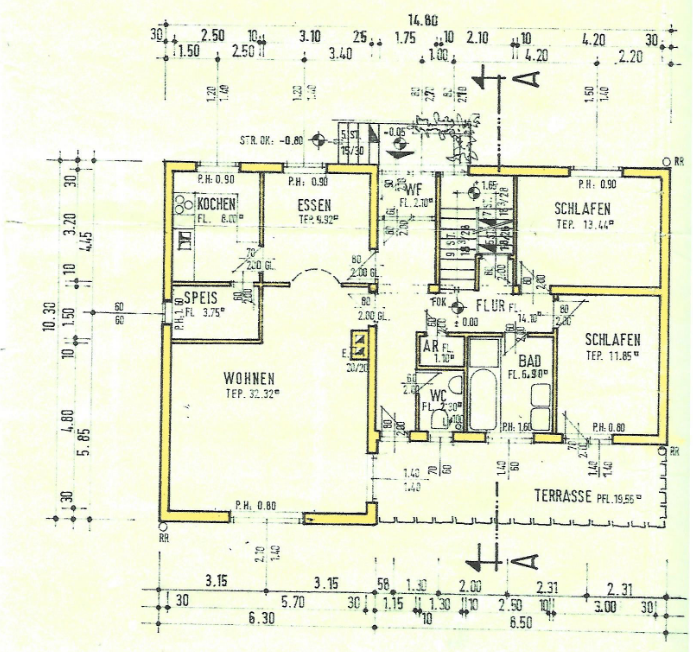
#> input picture training_images/floor_plan/001.PNG, 693 x 652 px
$ python -i imageCleaner.py   (imports and definitions only)   (older library calls are emulated)
#> lines starting #> are read from the running program, lines starting #| are printed output that depends on the picture
#> further down, picture is the input picture: shape (652, 693, 3); mean B, G, R 217.8, 238.3, 235.2
""" Methods for Loading and Processing Images

"""
import os.path
import cv2
import numpy as np

WINDOW_WIDTH = 1300     # taken from pFlowGRID/main.py
WINDOW_HEIGHT = 610     # taken from pFlowGRID/main.py
MIN_GRAY_VALUE = 0
MAX_GRAY_VALUE = 255


##########
# CHECKS #
##########

# [203 lines left out: functions __check_rgb_values, __check_threshold, __check_height, __check_width, load_image, show_image and 4 more, not called in this run]


####################
# POINT OPERATIONS #
####################
"""
Homogeneous point operations are independent of pixel coordinate.
Non-homogeneous point operations depend on pixel coordinate.
"""


# [20 lines left out: function transform_file_into_grayscale_image, not called in this run]


def transform_colored_into_grayscale_image(image):
    """Homogeneous point operation: Changes a color image into a grayscale-image and overwrites the variable image.

    :param image: image
    :return: image
    """
    return cv2.cvtColor(image, cv2.COLOR_RGB2GRAY)
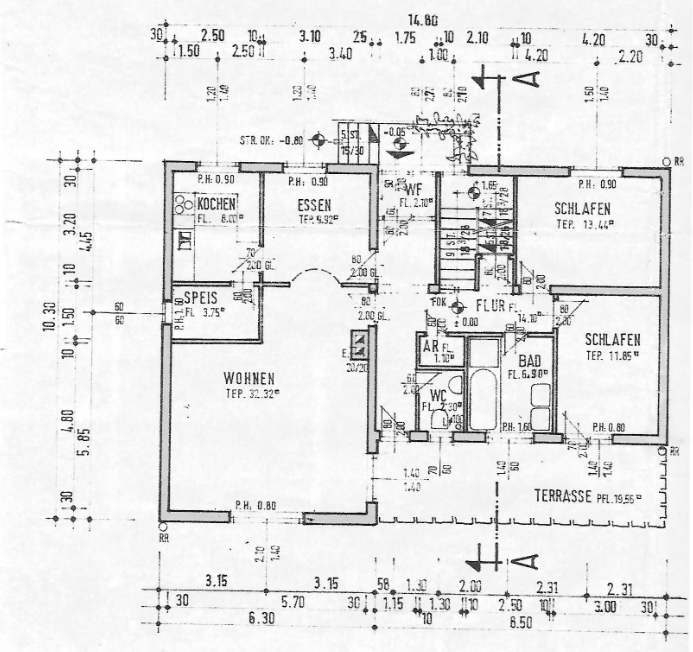
#> returned value: shape (652, 693); min 3, max 255, mean 231.8


# [108 lines left out: functions apply_simple_threshold, apply_adaptive_threshold, invert_image, change_color_in_area, change_color_in_pixel, not called in this run]


###########
# FILTERS #
###########
"""
A filter smooths the image by adding a blur to it.
One reason for using a filter is if the image contains a lot of noise because
applying the filter reduces the noises in the image.
Filters are also used to find edges.

The parameter ksize is an abbreviation for kernel size which is often used in the blurring methods.
The kernel size specifies how many pixel-rows and pixel-columns the kernel is large.
A kernel is a small matrix which is drawn over the image step by step.
The hot spot is the middle pixel of the kernel.
"""


# [92 lines left out: functions apply_gaussian_blur, apply_average_blur, apply_median_blur, apply_bilateral_blur, apply_edge_preserving_filter, apply_laplacian, not called in this run]


def apply_sobel(image):
    """Edge Filter

    Further Information: https://docs.opencv.org/3.4/d2/d2c/tutorial_sobel_derivatives.html
    :param image: image
    :return:image
    """
    if len(image.shape) != 2:
        transform_colored_into_grayscale_image(image)

    sobel_x = cv2.Sobel(src=image, ddepth=cv2.CV_64F, dx=1, dy=0)
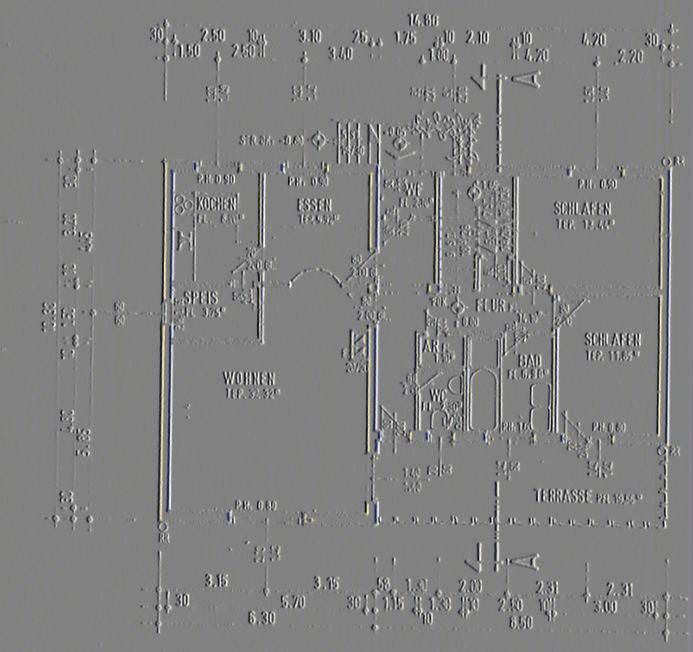
#> sobel_x: shape (652, 693, 3) float64; mean B, G, R 0, 0, 0; drawn with min black and max white
    sobel_y = cv2.Sobel(src=image, ddepth=cv2.CV_64F, dx=0, dy=1)
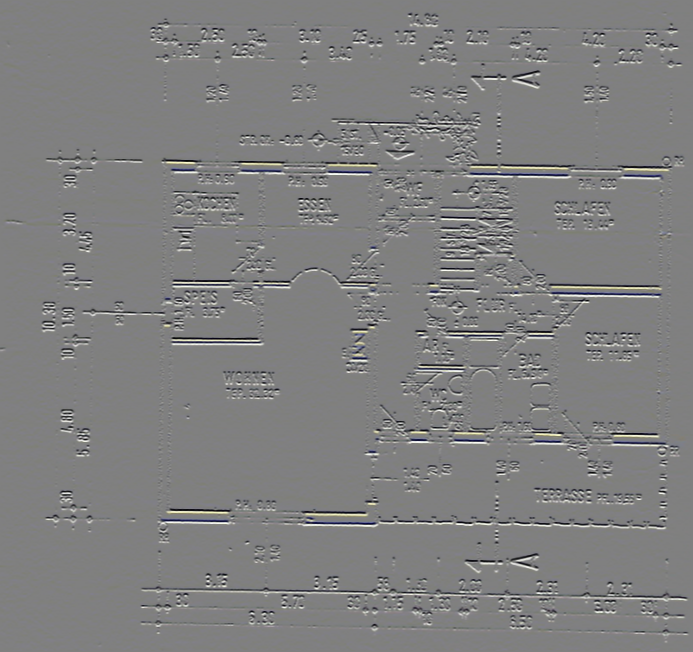
#> sobel_y: shape (652, 693, 3) float64; mean B, G, R 0.1, 0, 0; drawn with min black and max white
    combined_sobel = cv2.bitwise_or(sobel_x, sobel_y)
#> combined_sobel: shape (652, 693, 3) float64; 13.09% of the values are NaN or infinite; the others: min -130944, max 130944, mean -895.8
    return combined_sobel


# [21 lines left out: function apply_closing, not called in this run]


#############
# DETECTORS #
#############
""" A detector has the task of finding characteristic features or distinctive points in an image.
Predefined methods or sets of commands are used for this purpose.

"""


# [38 lines left out: functions apply_canny_detector, apply_harris_detector, not called in this run]

>>> import cv2
>>> picture = cv2.imread('training_images/floor_plan/001.PNG')
>>> result = apply_sobel(picture)

$ run again, on training_images/floor_plan/002.PNG
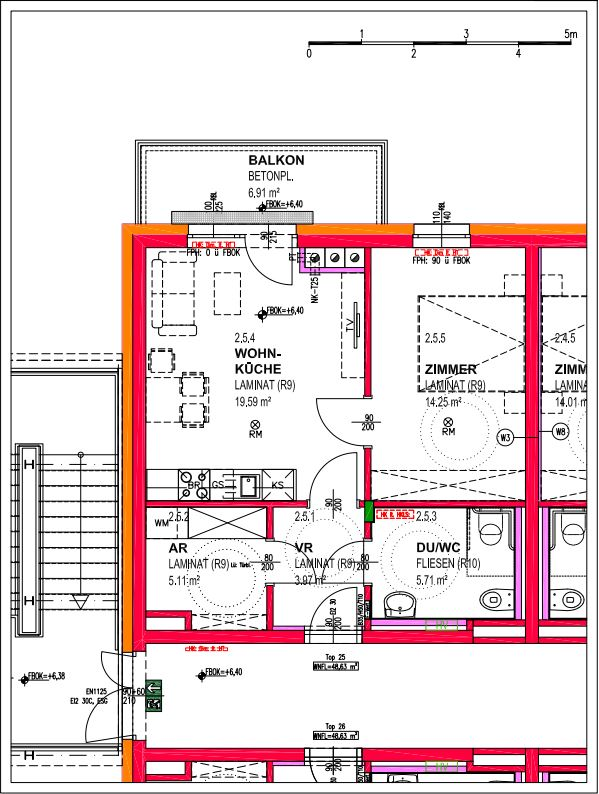
#> input picture training_images/floor_plan/002.PNG, 599 x 794 px
#> picture is the input picture: shape (794, 599, 3); mean B, G, R 218.1, 216, 232.3
#> in apply_sobel, `sobel_x = cv2.Sobel(src=image, ddepth=cv2.CV_64F, dx=1, dy=0)`:
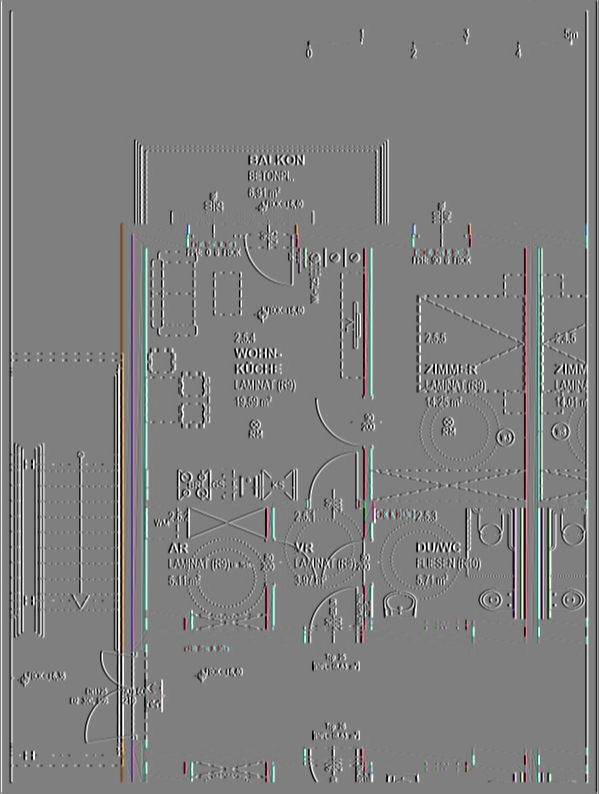
#> sobel_x: shape (794, 599, 3) float64; mean B, G, R 0.4, 0.4, 0.4; drawn with min black and max white
#> in apply_sobel, `sobel_y = cv2.Sobel(src=image, ddepth=cv2.CV_64F, dx=0, dy=1)`:
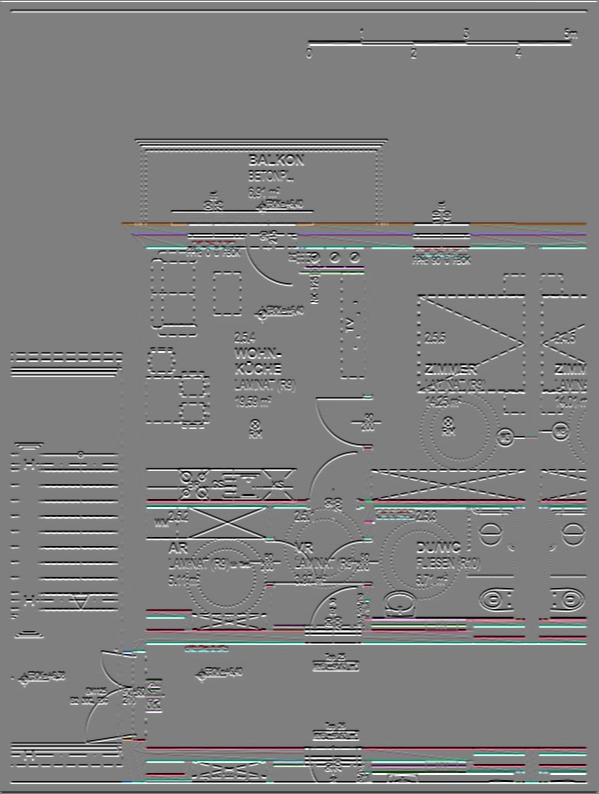
#> sobel_y: shape (794, 599, 3) float64; mean B, G, R 0, 0, 0; drawn with min black and max white
#> combined_sobel: shape (794, 599, 3) float64; 3.38% of the values are NaN or infinite; the others: min -130944, max 130944, mean -1182.3

$ run again, on training_images/floor_plan/003.PNG
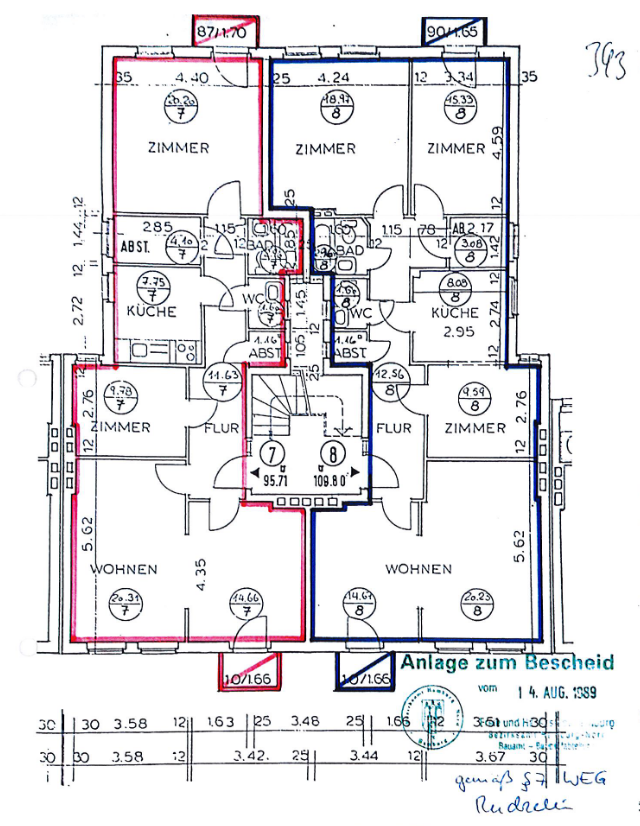
#> input picture training_images/floor_plan/003.PNG, 640 x 826 px
#> picture is the input picture: shape (826, 640, 3); mean B, G, R 231.9, 229, 230.3
#> in apply_sobel, `sobel_x = cv2.Sobel(src=image, ddepth=cv2.CV_64F, dx=1, dy=0)`:
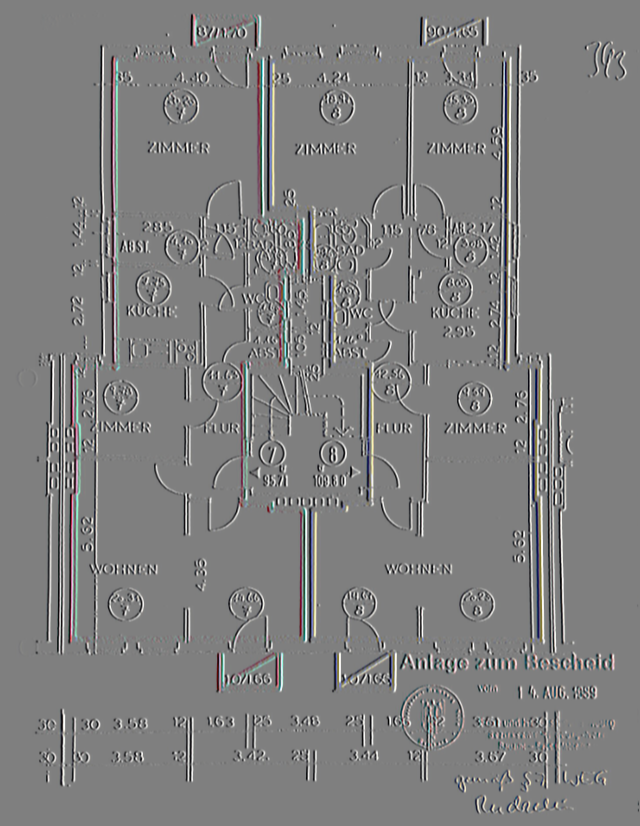
#> sobel_x: shape (826, 640, 3) float64; mean B, G, R 0, 0, 0; drawn with min black and max white
#> in apply_sobel, `sobel_y = cv2.Sobel(src=image, ddepth=cv2.CV_64F, dx=0, dy=1)`:
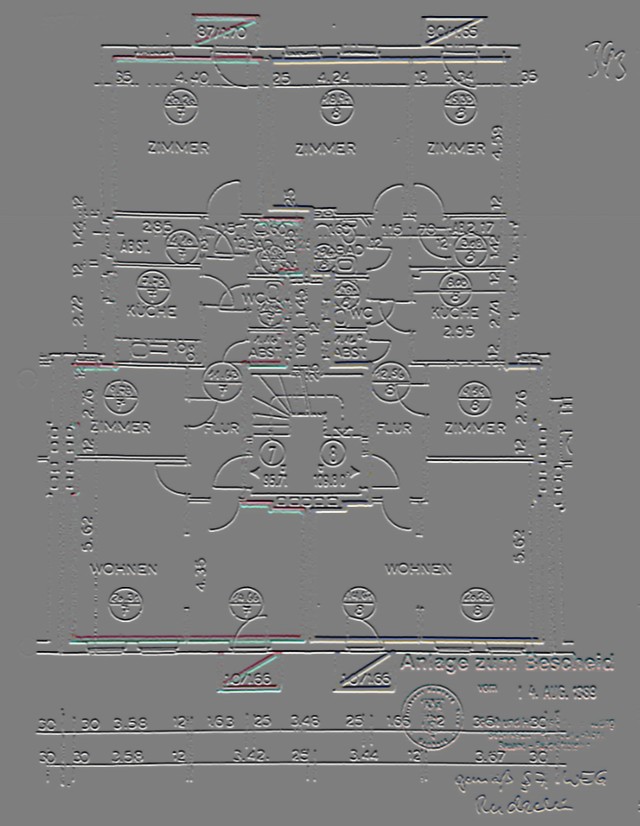
#> sobel_y: shape (826, 640, 3) float64; mean B, G, R 0, 0, 0; drawn with min black and max white
#> combined_sobel: shape (826, 640, 3) float64; 3.68% of the values are NaN or infinite; the others: min -130944, max 130944, mean -1874.8

$ run again, on training_images/floor_plan/004.PNG
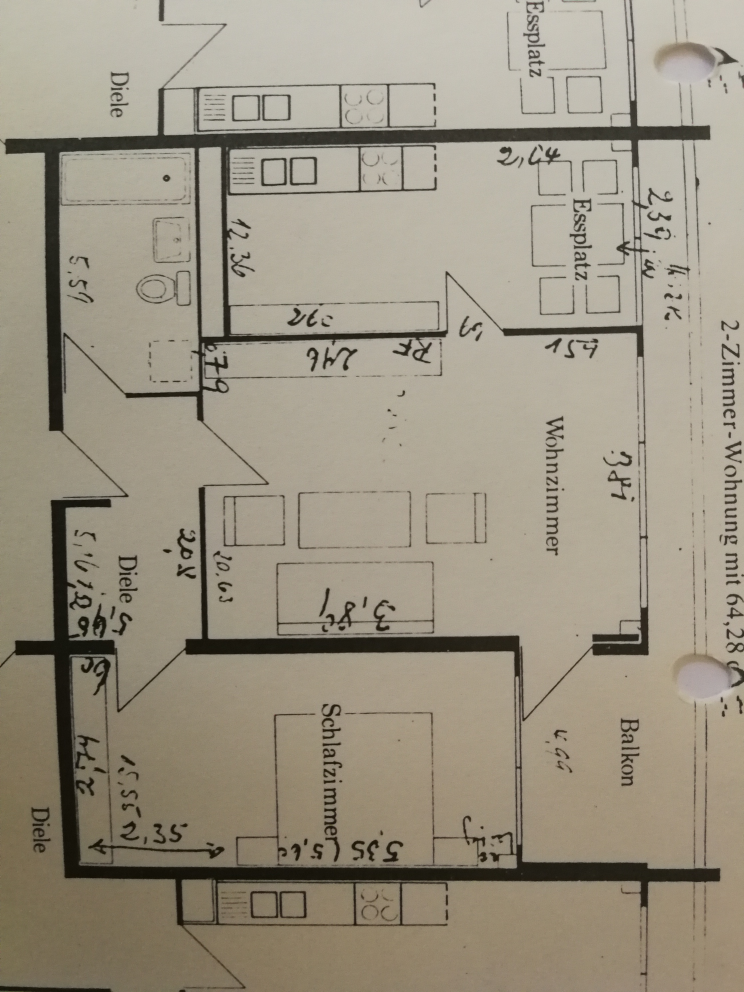
#> input picture training_images/floor_plan/004.PNG, 2232 x 2976 px (shown at 1/3 size)
#> picture is the input picture: shape (2976, 2232, 3); mean B, G, R 130.4, 147.3, 155.3
#> in transform_colored_into_grayscale_image, `return cv2.cvtColor(image, cv2.COLOR_RGB2GRAY)`:
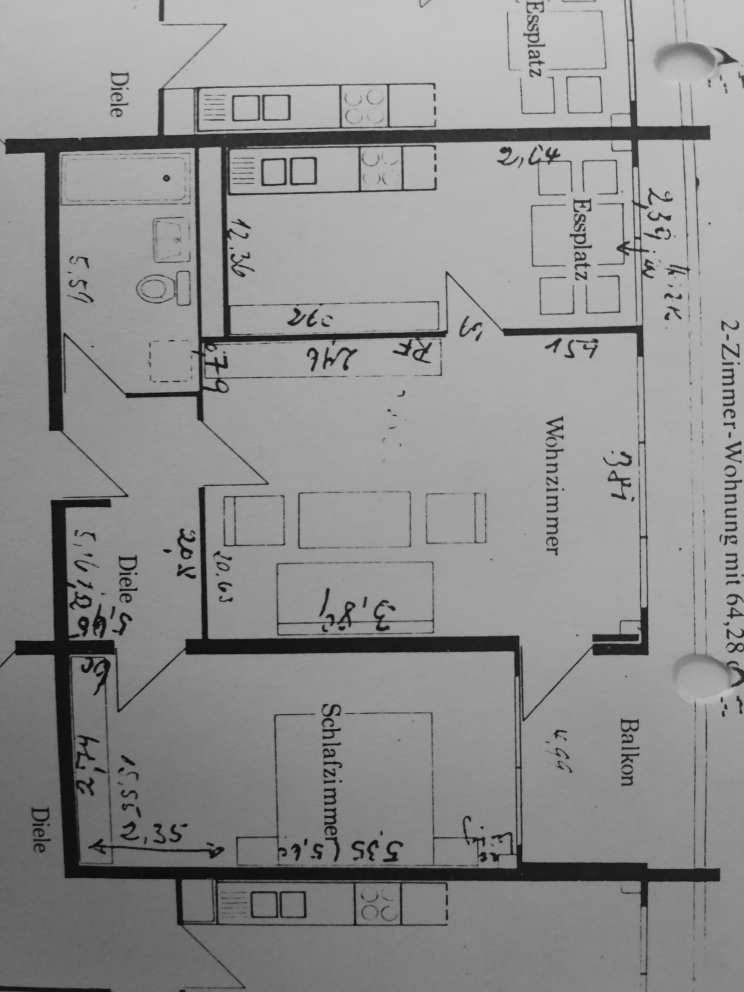
#> returned value: shape (2976, 2232) (shown at 1/3 size); min 7, max 210, mean 143.2
#> in apply_sobel, `sobel_y = cv2.Sobel(src=image, ddepth=cv2.CV_64F, dx=0, dy=1)`:
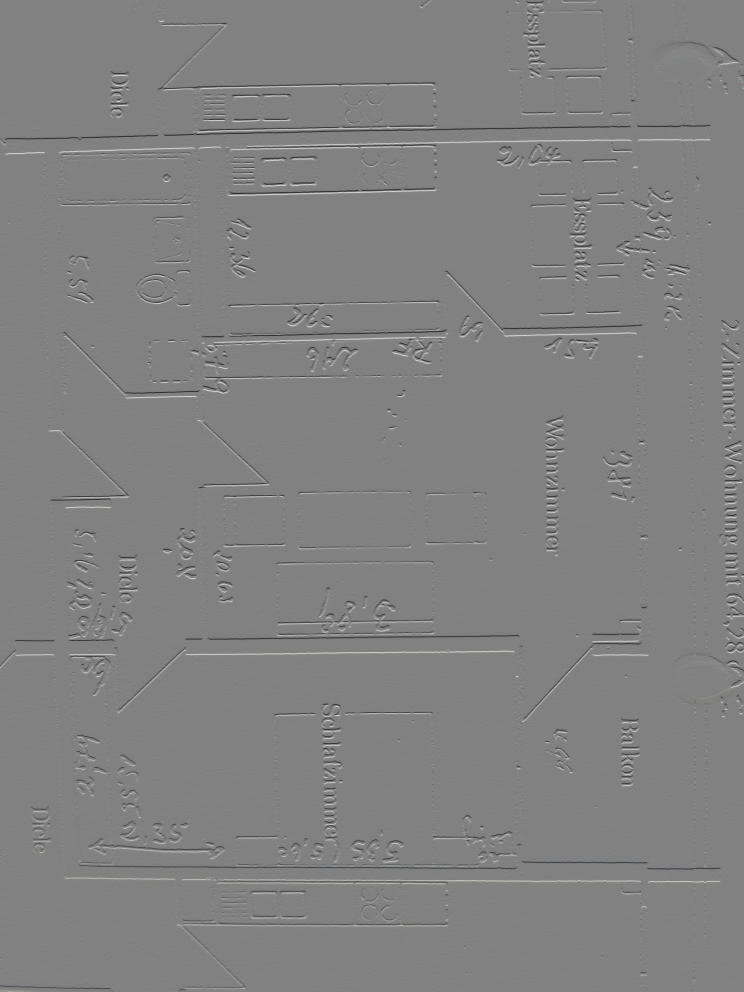
#> sobel_y: shape (2976, 2232, 3) float64 (shown at 1/3 size); mean B, G, R -0.2, -0.2, -0.2; drawn with min black and max white
#> combined_sobel: shape (2976, 2232, 3) float64; 13.51% of the values are NaN or infinite; the others: min -511, max 511, mean -22.24
